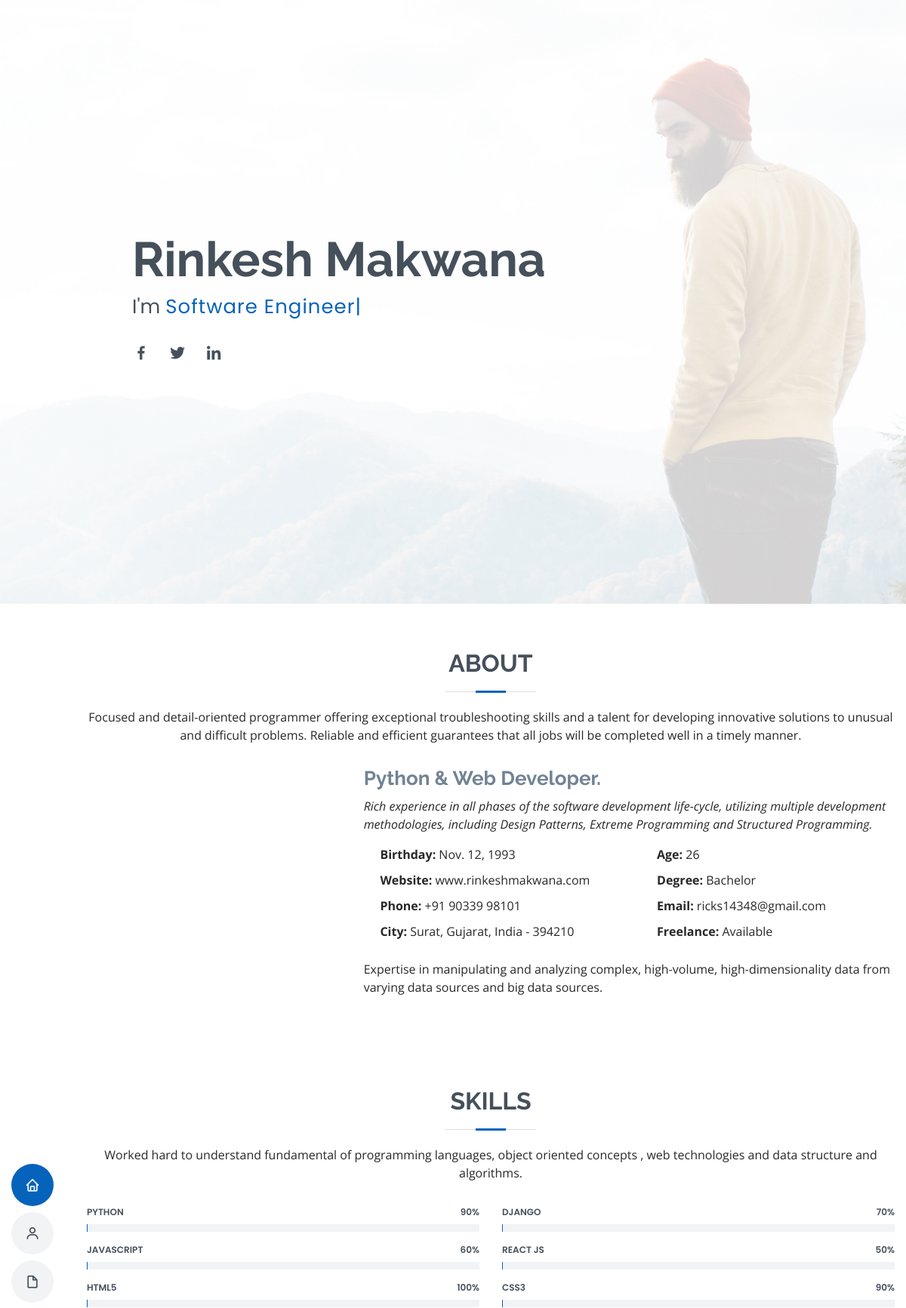
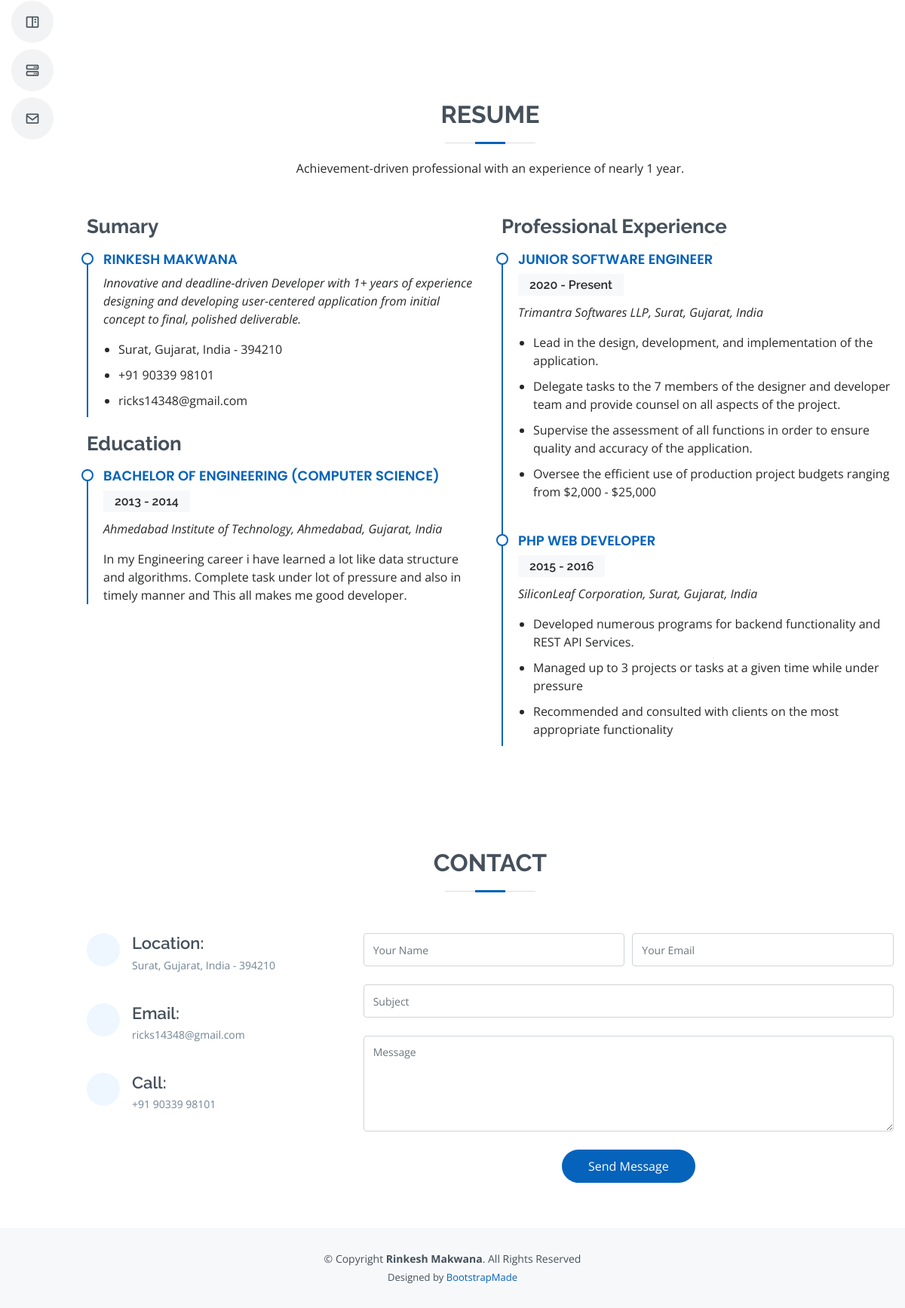
The page / on the database its author committed (2 pictures, top to bottom).
### core/models.py (models this page shows, shortened)
class Profile(models.Model):
    user = models.ForeignKey(User, on_delete=models.CASCADE)
    birthday = models.DateField()
    age = models.IntegerField(default=0)
    phone = models.CharField(max_length=40)
    address = models.TextField()

class Social(models.Model):
    user = models.ForeignKey(User, on_delete=models.CASCADE)
    site_name = models.CharField(max_length=50)
    site_url = models.URLField(max_length=200)

class Skill(models.Model):
    user = models.ForeignKey(User, on_delete=models.CASCADE)
    skill_name = models.CharField(max_length=50)
    progress_value = models.IntegerField(default=0)

### core/views.py (the view)
# urls.py: path('', profile_view, name='home'),
def profile_view(request):
    user = Profile.objects.get(id=1)
    socials = Social.objects.filter(user__id=user.id)
    skills = Skill.objects.filter(user__id=user.id)
    form = ContactForm()
    context = {
        'user': user,
        'socials': socials,
        'skills': skills,
        'form': form,
    }
    return render(request, 'index.html', context)

### core/forms.py
class ContactForm(ModelForm):
    class Meta:
        model = Contact
        fields = '__all__'

### templates/index.html (shortened to what this page needs)
{% extends 'base.html' %}
{% block content %}
  <header id="header" class="d-flex flex-column justify-content-center">
    <nav class="nav-menu">
      <ul>
        <li class="active"><a href="#hero"><i class="bx bx-home"></i> <span>Home</span></a></li>
        <li><a href="#about"><i class="bx bx-user"></i> <span>About</span></a></li>
        <li><a href="#resume"><i class="bx bx-file-blank"></i> <span>Resume</span></a></li>
        <li><a href="#portfolio"><i class="bx bx-book-content"></i> <span>Portfolio</span></a></li>
        <li><a href="#services"><i class="bx bx-server"></i> <span>Services</span></a></li>
        <li><a href="#contact"><i class="bx bx-envelope"></i> <span>Contact</span></a></li>
      </ul>
    </nav>
  </header>
  <section id="hero" class="d-flex flex-column justify-content-center">
    <div class="container" data-aos="zoom-in" data-aos-delay="100">
      <h1>{{ user.user.get_full_name }}</h1>
      <p>I'm <span class="typed" data-typed-items="Software Engineer, Python Developer, Freelancer"></span></p>
      <div class="social-links">
        {% for social in socials %}
        <a href="{{social.site_url}}" class="{{social.site_name}}" target="_blank"><i class="bx bxl-{{social.site_name}}"></i></a>
        {% endfor %}
      </div>
    </div>
  </section>
  <main id="main">
    {% include 'about.html' %}
    {% include 'skills.html' %}
    {% include 'resume.html' %}
    {% include 'contact.html' %}
  </main>
  {% include 'footer.html' %}
{% endblock content %}

### templates/base.html (shortened to what this page needs)
<!DOCTYPE html>
<html>
  {% load static %}
  <head>
    <link href="{% static 'vendor/bootstrap/css/bootstrap.min.css' %}" rel="stylesheet">
    <link href="{% static 'vendor/icofont/icofont.min.css' %}" rel="stylesheet">
    <link href="{% static 'vendor/boxicons/css/boxicons.min.css' %}" rel="stylesheet">
    <link href="{% static 'vendor/venobox/venobox.css' %}" rel="stylesheet">
    <link href="{% static 'vendor/owl.carousel/assets/owl.carousel.min.css' %}" rel="stylesheet">
    <link href="{% static 'vendor/aos/aos.css' %}" rel="stylesheet">
    <link href="{% static 'css/style.css' %}" rel="stylesheet">
  </head>
  <body>
    {% block body %}
      {% block content %} {% endblock %}
    {% endblock %}
  </body>
</html>

### templates/about.html (shortened to what this page needs)
{% load static %}
<section id="about" class="about">
    <div class="container" data-aos="fade-up">
      <div class="section-title">
        <h2>About</h2>
        <p>Focused and detail-oriented programmer offering exceptional troubleshooting skills and a talent for developing innovative solutions to unusual and difficult problems. Reliable and efficient guarantees that all jobs will be completed well in a timely manner.</p>
      </div>
      <div class="row">
        <div class="col-lg-4">
        </div>
        <div class="col-lg-8 pt-4 pt-lg-0 content">
          <h3>Python &amp; Web Developer.</h3>
          <p class="font-italic">
            Rich experience in all phases of the software development life-cycle, utilizing multiple development methodologies, including Design Patterns, Extreme Programming and Structured Programming.
          </p>
          <div class="row">
            <div class="col-lg-6">
              <ul>
                <li><i class="icofont-rounded-right"></i> <strong>Birthday:</strong> {{ user.birthday }}</li>
                <li><i class="icofont-rounded-right"></i> <strong>Website:</strong> www.rinkeshmakwana.com</li>
                <li><i class="icofont-rounded-right"></i> <strong>Phone:</strong> {{ user.phone }}</li>
                <li><i class="icofont-rounded-right"></i> <strong>City:</strong> {{ user.address }}</li>
              </ul>
            </div>
            <div class="col-lg-6">
              <ul>
                <li><i class="icofont-rounded-right"></i> <strong>Age:</strong> {{user.age}}</li>
                <li><i class="icofont-rounded-right"></i> <strong>Degree:</strong> Bachelor</li>
                <li><i class="icofont-rounded-right"></i> <strong>Email:</strong> {{ user.user.email }}</li>
                <li><i class="icofont-rounded-right"></i> <strong>Freelance:</strong> Available</li>
              </ul>
            </div>
          </div>
          <p>
            Expertise in manipulating and analyzing complex, high-volume, high-dimensionality data from varying data sources and
big data sources.
          </p>
        </div>
      </div>
    </div>
</section>

### templates/skills.html (shortened to what this page needs)
<section id="skills" class="skills section-bg">
    <div class="container" data-aos="fade-up">
      <div class="section-title">
        <h2>Skills</h2>
        <p>Worked hard to understand fundamental of programming languages, object oriented concepts , web technologies and
          data structure and algorithms.</p>
      </div>
      <div class="row skills-content">
        {% for skill in skills %}
          <div class="col-lg-6">
            <div class="progress">
              <span class="skill">{{skill.skill_name}} <i class="val">{{skill.progress_value}}%</i></span>
              <div class="progress-bar-wrap">
              </div>
            </div>
          </div>
        {% endfor %}
      </div>
    </div>
</section>

### templates/resume.html
<section id="resume" class="resume">
    <div class="container" data-aos="fade-up">
      <div class="section-title">
        <h2>Resume</h2>
        <p>Achievement-driven professional with an experience of nearly 1 year.</p>
      </div>
      <div class="row">
        <div class="col-lg-6">
          <h3 class="resume-title">Sumary</h3>
          <div class="resume-item pb-0">
            <h4>{{ user.user.get_full_name }}</h4>
            <p><em>Innovative and deadline-driven Developer with 1+ years of experience designing and developing user-centered application from initial concept to final, polished deliverable.</em></p>
            <ul>
              <li>{{ user.address }}</li>
              <li>{{ user.phone }}</li>
              <li>{{ user.user.email }}</li>
            </ul>
          </div>
          <h3 class="resume-title">Education</h3>
          <div class="resume-item">
            <h4>Bachelor of Engineering (Computer Science)</h4>
            <h5>2013 - 2014</h5>
            <p><em>Ahmedabad Institute of Technology, Ahmedabad, Gujarat, India</em></p>
            <p>In my Engineering career i have learned a lot like data structure and algorithms. Complete task under lot of pressure and also in timely manner and This all makes me good developer.</p>
          </div>
        </div>
        <div class="col-lg-6">
          <h3 class="resume-title">Professional Experience</h3>
          <div class="resume-item">
            <h4>Junior Software Engineer</h4>
            <h5>2020 - Present</h5>
            <p><em>Trimantra Softwares LLP, Surat, Gujarat, India </em></p>
            <ul>
              <li>Lead in the design, development, and implementation of the application.</li>
              <li>Delegate tasks to the 7 members of the designer and developer team and provide counsel on all aspects of the project. </li>
              <li>Supervise the assessment of all functions in order to ensure quality and accuracy of the application.</li>
              <li>Oversee the efficient use of production project budgets ranging from $2,000 - $25,000</li>
            </ul>
          </div>
          <div class="resume-item">
            <h4>PHP Web Developer</h4>
            <h5>2015 - 2016</h5>
            <p><em>SiliconLeaf Corporation, Surat, Gujarat, India</em></p>
            <ul>
              <li>Developed numerous programs for backend functionality and REST API Services.</li>
              <li>Managed up to 3 projects or tasks at a given time while under pressure</li>
              <li>Recommended and consulted with clients on the most appropriate functionality</li>
            </ul>
          </div>
        </div>
      </div>
    </div>
</section>

### templates/contact.html (shortened to what this page needs)
<section id="contact" class="contact">
    <div class="container" data-aos="fade-up">
      <div class="section-title">
        <h2>Contact</h2>
      </div>
      <div class="row mt-1">
        <div class="col-lg-4">
          <div class="info">
            <div class="address">
              <i class="icofont-google-map"></i>
              <h4>Location:</h4>
              <p>{{ user.address }}</p>
            </div>
            <div class="email">
              <i class="icofont-envelope"></i>
              <h4>Email:</h4>
              <p>{{ user.user.email }}</p>
            </div>
            <div class="phone">
              <i class="icofont-phone"></i>
              <h4>Call:</h4>
              <p>{{ user.phone }}</p>
            </div>
          </div>
        </div>
        <div class="col-lg-8 mt-5 mt-lg-0">
          <form action="" method="post" role="form" class="php-email-form">
            <div class="form-row">
              <div class="col-md-6 form-group">
                <input type="text" name="name" class="form-control" id="id_name" required placeholder="Your Name" data-rule="minlen:4" data-msg="Please enter at least 4 chars" />
              </div>
              <div class="col-md-6 form-group">
                <input type="email" class="form-control" name="email" id="id_email" required placeholder="Your Email" data-rule="email" data-msg="Please enter a valid email" />
              </div>
            </div>
            <div class="form-group">
              <input type="text" class="form-control" name="subject" id="id_subject" required placeholder="Subject" data-rule="minlen:4" data-msg="Please enter at least 8 chars of subject" />
            </div>
            <div class="form-group">
              <textarea class="form-control" name="message" rows="5" id="id_message" required data-rule="required" data-msg="Please write something for us" placeholder="Message"></textarea>
            </div>
            <div class="text-center"><button type="submit">Send Message</button></div>
          </form>
        </div>
      </div>
    </div>
</section>

### templates/footer.html (shortened to what this page needs)
<footer id="footer">
    <div class="container">
      <div class="copyright">
        &copy; Copyright <strong><span>{{ user.user.get_full_name }}</span></strong>. All Rights Reserved
      </div>
      <div class="credits">
        Designed by <a href="https://bootstrapmade.com/">BootstrapMade</a>
      </div>
    </div>
  </footer>

### rows shown on the page
Profile: user.get_full_name "Rinkesh Makwana", birthday "Nov. 12, 1993", phone "+91 90339 98101", address "Surat, Gujarat, India - 394210", age "26", user.email "ricks14348@gmail.com", user.get_full_name "RINKESH MAKWANA"
Skill: skill_name "PYTHON", progress_value "90"
Skill: skill_name "DJANGO", progress_value "70"
Skill: skill_name "JAVASCRIPT", progress_value "60"
Skill: skill_name "REACT JS", progress_value "50"
Skill: skill_name "HTML5", progress_value "100"
Skill: skill_name "CSS3", progress_value "90"
